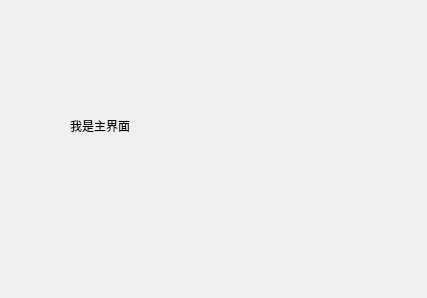
<?xml version="1.0" encoding="UTF-8"?>
<ui version="4.0">
 <class>Demo_StartWidget</class>
 <widget class="QDialog" name="Demo_StartWidget">
  <property name="geometry">
   <rect>
    <x>0</x>
    <y>0</y>
    <width>427</width>
    <height>298</height>
   </rect>
  </property>
  <property name="windowTitle">
   <string>Dialog</string>
  </property>
  <widget class="QLabel" name="label">
   <property name="geometry">
    <rect>
     <x>70</x>
     <y>60</y>
     <width>251</width>
     <height>131</height>
    </rect>
   </property>
   <property name="text">
    <string>我是主界面</string>
   </property>
  </widget>
 </widget>
 <resources/>
 <connections/>
</ui>
